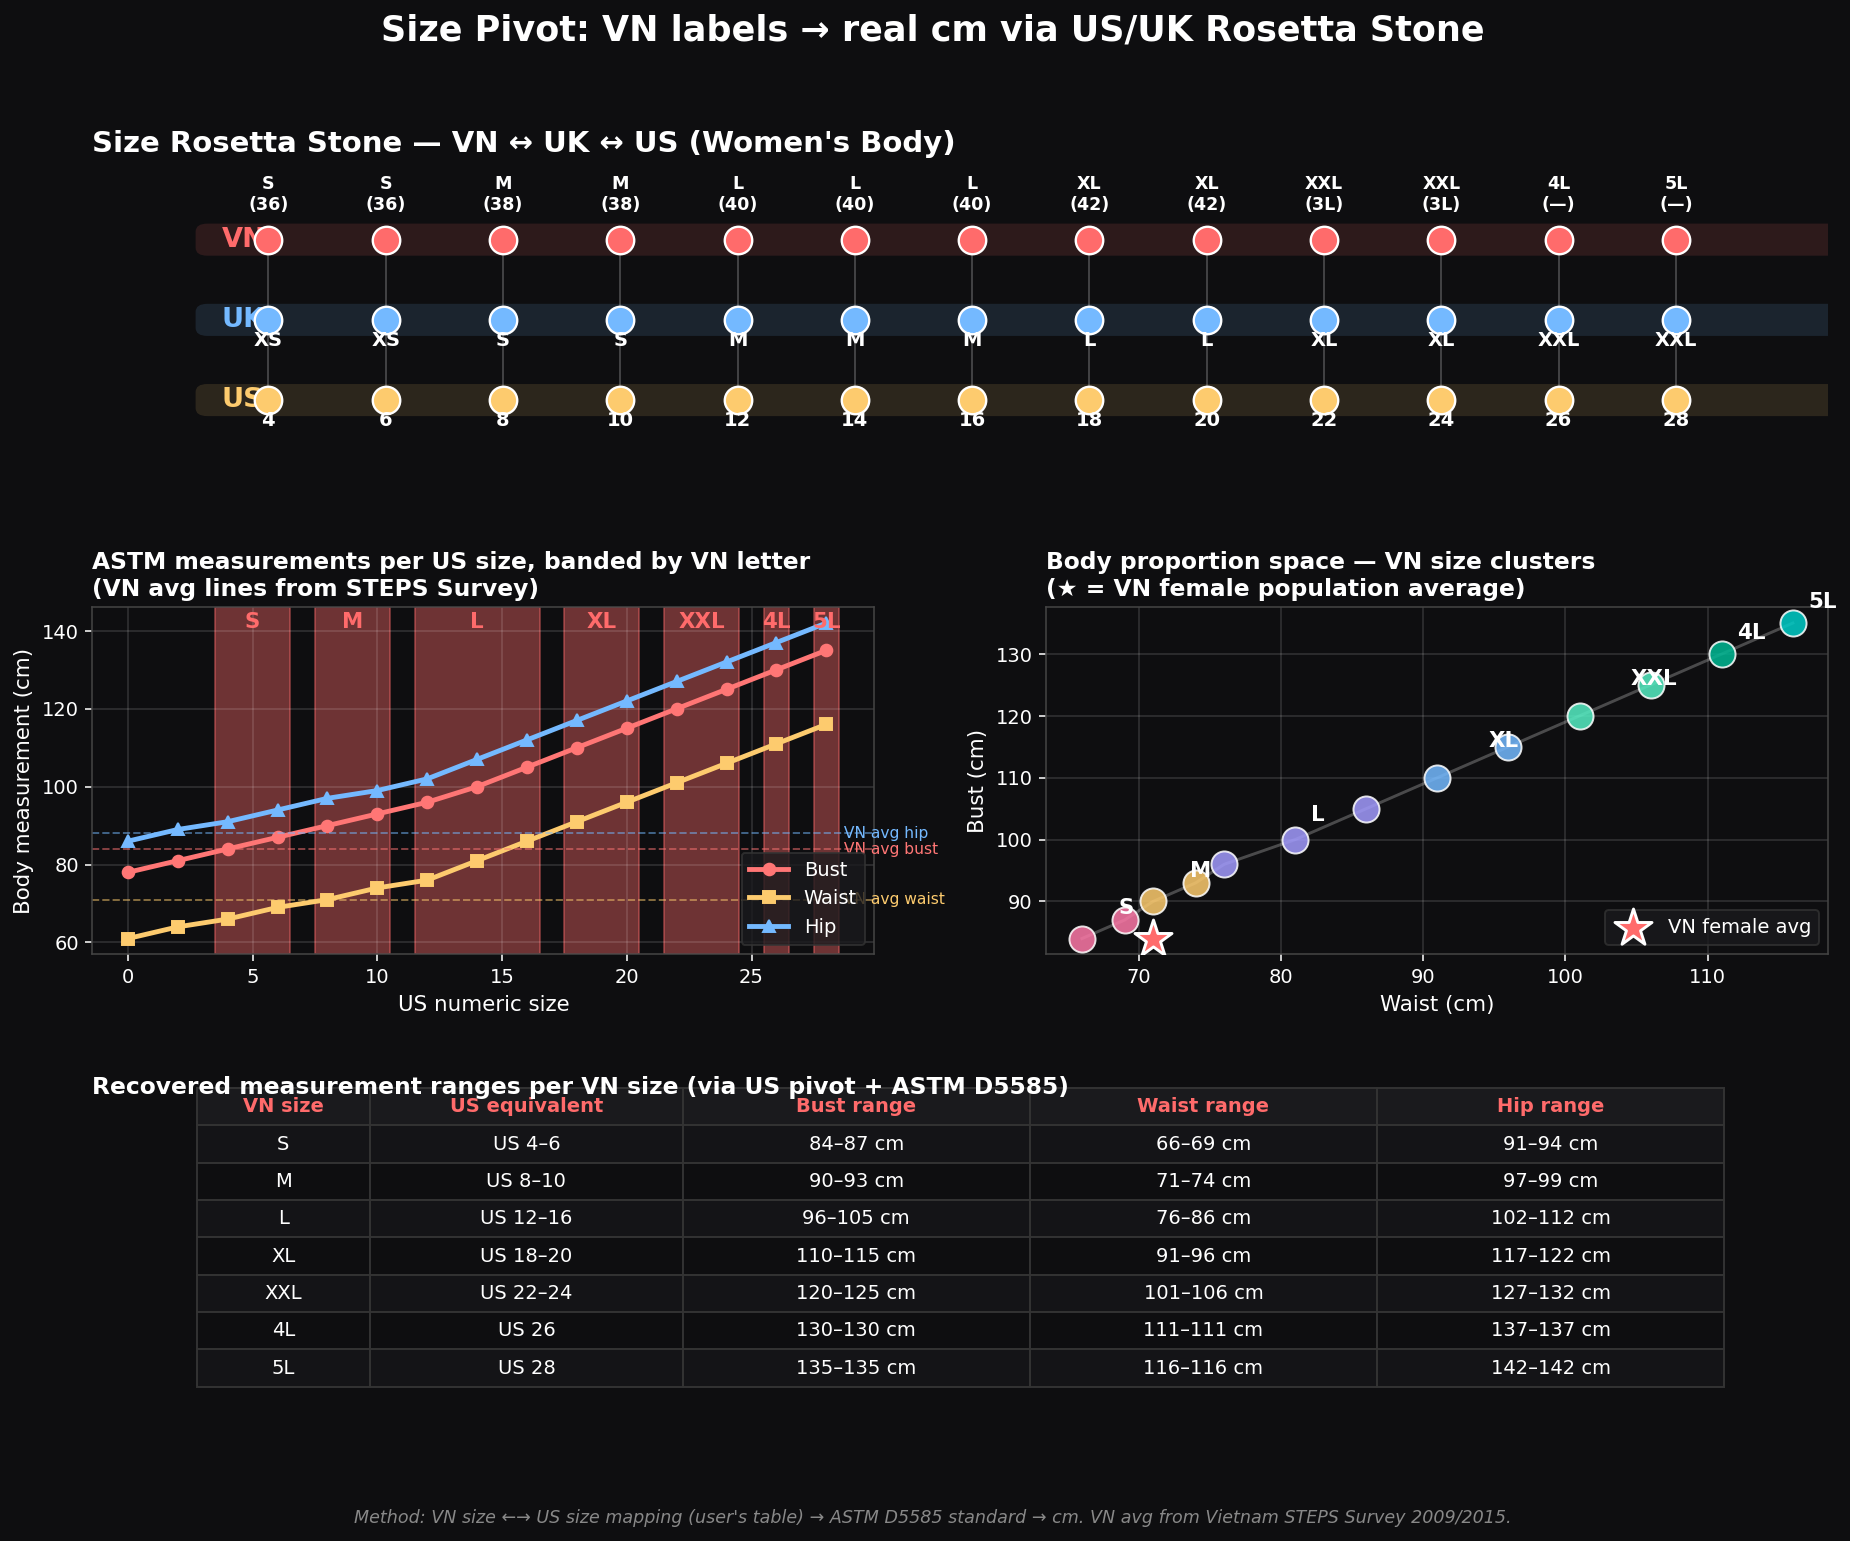

Source code (Python):
# Size "Rosetta Stone" — pivot from VN size labels to real cm via US/UK equivalents.
# Idea: VN has no rich anthropometric dataset, but we have VN <-> US/UK conversion
# tables, and US/UK have published size-to-measurement standards (ASTM D5585 etc).
# Compose: VN_size -> US_size -> ASTM_measurements_cm. We get real bust/waist/hip
# numbers per VN size without needing a VN-only anthropometric study.

from __future__ import annotations

import matplotlib.pyplot as plt
import numpy as np
from matplotlib.patches import FancyBboxPatch
from matplotlib.lines import Line2D

# ── Conversion table from user input (women's body) ──
# Each row = one US numeric size with its UK letter and VN label/numeric.
# Duplicates collapsed (e.g. US 12 and US 16 both mapping to UK M / VN L
# means VN L spans US 12–16 — we represent that as a range).

WOMEN = [
    # us, uk_letter, vn_letter, vn_eu, vn_local
    (4,  "XS", "S",   "36", "5"),
    (6,  "XS", "S",   "36", "7"),
    (8,  "S",  "M",   "38", "9"),
    (10, "S",  "M",   "38", "9"),
    (12, "M",  "L",   "40", "11"),
    (14, "M",  "L",   "40", "11"),
    (16, "M",  "L",   "40", "11"),
    (18, "L",  "XL",  "42", "13"),
    (20, "L",  "XL",  "42", "13"),
    (22, "XL", "XXL", "3L", "15"),
    (24, "XL", "XXL", "3L", "15"),
    (26, "XXL","4L",  "—",  "17"),
    (28, "XXL","5L",  "—",  "19"),
]

# ── ASTM D5585 / industry-standard women's measurements per US size (cm) ──
# Source: ASTM D5585-11 (Misses) extended for plus sizes via standard 5cm/2-size grade.
# These are the "real cm" we get for free by knowing the US size.
# Format: us_size -> (bust_cm, waist_cm, hip_cm)
US_TO_CM = {
    0:  (78,  61, 86),
    2:  (81,  64, 89),
    4:  (84,  66, 91),
    6:  (87,  69, 94),
    8:  (90,  71, 97),
    10: (93,  74, 99),
    12: (96,  76, 102),
    14: (100, 81, 107),
    16: (105, 86, 112),
    18: (110, 91, 117),
    20: (115, 96, 122),
    22: (120, 101, 127),
    24: (125, 106, 132),
    26: (130, 111, 137),
    28: (135, 116, 142),
}

# Aggregate: group rows by VN letter, find min/max US in that group → measurement range.
from collections import defaultdict
vn_groups: dict[str, list[int]] = defaultdict(list)
for us, _uk, vn_letter, _vn_eu, _vn_local in WOMEN:
    vn_groups[vn_letter].append(us)

# Compute measurement range per VN size
vn_summary = {}
for vn_letter, us_sizes in vn_groups.items():
    bust_lo = US_TO_CM[min(us_sizes)][0]
    bust_hi = US_TO_CM[max(us_sizes)][0]
    waist_lo = US_TO_CM[min(us_sizes)][1]
    waist_hi = US_TO_CM[max(us_sizes)][1]
    hip_lo = US_TO_CM[min(us_sizes)][2]
    hip_hi = US_TO_CM[max(us_sizes)][2]
    vn_summary[vn_letter] = {
        "us_range": (min(us_sizes), max(us_sizes)),
        "bust": (bust_lo, bust_hi),
        "waist": (waist_lo, waist_hi),
        "hip": (hip_lo, hip_hi),
    }

VN_ORDER = ["S", "M", "L", "XL", "XXL", "4L", "5L"]

# Vietnamese population reference (Vietnam STEPS / NHI surveys)
VN_FEMALE_AVG = {"height": 154.5, "weight": 52.5, "bust": 84, "waist": 71, "hip": 88}

# ════════════════════════════════════════════════════════════════════
# Figure
# ════════════════════════════════════════════════════════════════════
fig = plt.figure(figsize=(16, 11), facecolor="#0e0e10")
gs = fig.add_gridspec(3, 2, height_ratios=[1.1, 1.4, 1.0], hspace=0.55, wspace=0.22)

# ── Panel 1: The Rosetta Stone — three lanes, drawn lines bridge them ──
ax1 = fig.add_subplot(gs[0, :])
ax1.set_facecolor("#0e0e10")

LANE_Y = {"VN": 2.2, "UK": 1.2, "US": 0.2}
LANE_COLOR = {"VN": "#ff6b6b", "UK": "#74b9ff", "US": "#fdcb6e"}

# Draw lane backgrounds
for region, y in LANE_Y.items():
    ax1.add_patch(FancyBboxPatch(
        (-0.6, y - 0.18), 16.2, 0.36,
        boxstyle="round,pad=0.02,rounding_size=0.1",
        linewidth=0, facecolor=LANE_COLOR[region], alpha=0.13,
    ))
    ax1.text(-0.4, y, region, fontsize=14, fontweight="bold",
             color=LANE_COLOR[region], va="center")

# Plot points and connecting lines
for i, (us, uk, vn_letter, vn_eu, vn_local) in enumerate(WOMEN):
    x = i

    # US point
    ax1.scatter(x, LANE_Y["US"], s=200, color=LANE_COLOR["US"],
                edgecolor="white", linewidth=1.2, zorder=3)
    ax1.text(x, LANE_Y["US"] - 0.32, str(us), fontsize=10, color="white",
             ha="center", fontweight="bold")

    # UK point
    ax1.scatter(x, LANE_Y["UK"], s=200, color=LANE_COLOR["UK"],
                edgecolor="white", linewidth=1.2, zorder=3)
    ax1.text(x, LANE_Y["UK"] - 0.32, uk, fontsize=10, color="white",
             ha="center", fontweight="bold")

    # VN point
    ax1.scatter(x, LANE_Y["VN"], s=200, color=LANE_COLOR["VN"],
                edgecolor="white", linewidth=1.2, zorder=3)
    label = f"{vn_letter}\n({vn_eu})"
    ax1.text(x, LANE_Y["VN"] + 0.32, label, fontsize=9, color="white",
             ha="center", va="bottom", fontweight="bold")

    # Connection lines
    ax1.plot([x, x], [LANE_Y["US"], LANE_Y["UK"]],
             color="white", alpha=0.22, linewidth=1, zorder=2)
    ax1.plot([x, x], [LANE_Y["UK"], LANE_Y["VN"]],
             color="white", alpha=0.22, linewidth=1, zorder=2)

ax1.set_xlim(-1.5, len(WOMEN) + 0.3)
ax1.set_ylim(-0.4, 3.0)
ax1.axis("off")
ax1.set_title(
    "Size Rosetta Stone — VN ↔ UK ↔ US (Women's Body)",
    fontsize=15, color="white", pad=12, fontweight="bold", loc="left",
)

# ── Panel 2: Measurement curves vs US size, with VN bands overlaid ──
ax2 = fig.add_subplot(gs[1, 0])
ax2.set_facecolor("#0e0e10")

us_sizes = sorted(US_TO_CM.keys())
bust = [US_TO_CM[u][0] for u in us_sizes]
waist = [US_TO_CM[u][1] for u in us_sizes]
hip = [US_TO_CM[u][2] for u in us_sizes]

ax2.plot(us_sizes, bust, marker="o", color="#ff7675", lw=2.5, label="Bust", markersize=6)
ax2.plot(us_sizes, waist, marker="s", color="#fdcb6e", lw=2.5, label="Waist", markersize=6)
ax2.plot(us_sizes, hip, marker="^", color="#74b9ff", lw=2.5, label="Hip", markersize=6)

# VN size bands as colored vertical regions
band_colors = ["#ff6b6b22", "#ff6b6b33", "#ff6b6b22", "#ff6b6b33", "#ff6b6b22", "#ff6b6b33", "#ff6b6b22"]
for vn_letter, color in zip(VN_ORDER, band_colors):
    if vn_letter not in vn_summary:
        continue
    lo, hi = vn_summary[vn_letter]["us_range"]
    ax2.axvspan(lo - 0.5, hi + 0.5, alpha=0.4, color=color, zorder=0)
    mid = (lo + hi) / 2
    ax2.text(mid, 145, vn_letter, color="#ff6b6b", ha="center", va="top",
             fontsize=11, fontweight="bold")

# VN female population average reference line (height-corrected projection)
ax2.axhline(VN_FEMALE_AVG["bust"], color="#ff7675", lw=1, ls="--", alpha=0.5)
ax2.axhline(VN_FEMALE_AVG["waist"], color="#fdcb6e", lw=1, ls="--", alpha=0.5)
ax2.axhline(VN_FEMALE_AVG["hip"], color="#74b9ff", lw=1, ls="--", alpha=0.5)
ax2.text(28.5, VN_FEMALE_AVG["bust"], " VN avg bust", color="#ff7675",
         fontsize=8, va="center")
ax2.text(28.5, VN_FEMALE_AVG["waist"], " VN avg waist", color="#fdcb6e",
         fontsize=8, va="center")
ax2.text(28.5, VN_FEMALE_AVG["hip"], " VN avg hip", color="#74b9ff",
         fontsize=8, va="center")

ax2.set_xlabel("US numeric size", color="white", fontsize=11)
ax2.set_ylabel("Body measurement (cm)", color="white", fontsize=11)
ax2.set_title("ASTM measurements per US size, banded by VN letter\n(VN avg lines from STEPS Survey)",
              color="white", fontsize=12, fontweight="bold", loc="left")
ax2.tick_params(colors="white")
for s in ax2.spines.values():
    s.set_color("#444")
ax2.legend(loc="lower right", facecolor="#1a1a1d", edgecolor="#333",
           labelcolor="white", fontsize=10)
ax2.grid(True, alpha=0.15, color="white")

# ── Panel 3: 2D scatter — bust × waist with size blobs ──
ax3 = fig.add_subplot(gs[1, 1])
ax3.set_facecolor("#0e0e10")

# Each US size as a point, color-coded by VN letter
vn_color = {"S": "#fd79a8", "M": "#fdcb6e", "L": "#a29bfe",
            "XL": "#74b9ff", "XXL": "#55efc4", "4L": "#00b894", "5L": "#00cec9"}
vn_for_us = {us: vn_letter for us, _, vn_letter, _, _ in WOMEN}

for us in us_sizes:
    if us not in vn_for_us:
        continue
    b, w, h = US_TO_CM[us]
    vn = vn_for_us[us]
    ax3.scatter(w, b, s=180, c=vn_color.get(vn, "white"),
                edgecolor="white", lw=1, alpha=0.85, zorder=3)

# Connect with a path showing growth trajectory
ws = [US_TO_CM[u][1] for u in sorted(vn_for_us.keys())]
bs = [US_TO_CM[u][0] for u in sorted(vn_for_us.keys())]
ax3.plot(ws, bs, color="white", alpha=0.25, lw=1.5, zorder=2)

# VN average woman star
ax3.scatter(VN_FEMALE_AVG["waist"], VN_FEMALE_AVG["bust"],
            s=400, marker="*", color="#ff6b6b", edgecolor="white",
            lw=1.5, zorder=4, label="VN female avg")

# Cluster centroid annotations
for vn_letter in VN_ORDER:
    if vn_letter not in vn_summary:
        continue
    bust_mid = sum(vn_summary[vn_letter]["bust"]) / 2
    waist_mid = sum(vn_summary[vn_letter]["waist"]) / 2
    ax3.annotate(vn_letter, (waist_mid, bust_mid), color="white",
                 fontsize=11, fontweight="bold",
                 xytext=(8, 8), textcoords="offset points")

ax3.set_xlabel("Waist (cm)", color="white", fontsize=11)
ax3.set_ylabel("Bust (cm)", color="white", fontsize=11)
ax3.set_title("Body proportion space — VN size clusters\n(★ = VN female population average)",
              color="white", fontsize=12, fontweight="bold", loc="left")
ax3.tick_params(colors="white")
for s in ax3.spines.values():
    s.set_color("#444")
ax3.legend(loc="lower right", facecolor="#1a1a1d", edgecolor="#333",
           labelcolor="white", fontsize=10)
ax3.grid(True, alpha=0.15, color="white")

# ── Panel 4: VN size summary table ──
ax4 = fig.add_subplot(gs[2, :])
ax4.set_facecolor("#0e0e10")
ax4.axis("off")

table_data = []
for vn_letter in VN_ORDER:
    if vn_letter not in vn_summary:
        continue
    s = vn_summary[vn_letter]
    us_lo, us_hi = s["us_range"]
    table_data.append([
        vn_letter,
        f"US {us_lo}–{us_hi}" if us_lo != us_hi else f"US {us_lo}",
        f"{s['bust'][0]}–{s['bust'][1]} cm",
        f"{s['waist'][0]}–{s['waist'][1]} cm",
        f"{s['hip'][0]}–{s['hip'][1]} cm",
    ])

col_labels = ["VN size", "US equivalent", "Bust range", "Waist range", "Hip range"]
table = ax4.table(
    cellText=table_data, colLabels=col_labels,
    loc="center", cellLoc="center",
    colWidths=[0.10, 0.18, 0.20, 0.20, 0.20],
)
table.auto_set_font_size(False)
table.set_fontsize(10)
table.scale(1, 1.6)

for (r, c), cell in table.get_celld().items():
    cell.set_edgecolor("#333")
    if r == 0:
        cell.set_facecolor("#1a1a1d")
        cell.set_text_props(color="#ff6b6b", fontweight="bold")
    else:
        cell.set_facecolor("#0e0e10" if r % 2 == 0 else "#141417")
        cell.set_text_props(color="white")

ax4.set_title("Recovered measurement ranges per VN size (via US pivot + ASTM D5585)",
              color="white", fontsize=12, fontweight="bold", loc="left", pad=10)

fig.suptitle(
    "Size Pivot: VN labels → real cm via US/UK Rosetta Stone",
    fontsize=18, color="white", fontweight="bold", y=0.985,
)
fig.text(
    0.5, 0.005,
    "Method: VN size ←→ US size mapping (user's table) → ASTM D5585 standard → cm. "
    "VN avg from Vietnam STEPS Survey 2009/2015.",
    ha="center", color="#888", fontsize=9, style="italic",
)

OUT = "/Users/inugami/Documents/GitHub/research-try-out/reports/size_rosetta_stone.png"
plt.savefig(OUT, dpi=140, facecolor="#0e0e10", bbox_inches="tight")
print(f"Saved: {OUT}")
print()
print("VN size → US equivalent → real cm (via ASTM D5585):")
for row in table_data:
    print(f"  {row[0]:5s} {row[1]:12s} bust {row[2]:14s} waist {row[3]:14s} hip {row[4]}")
